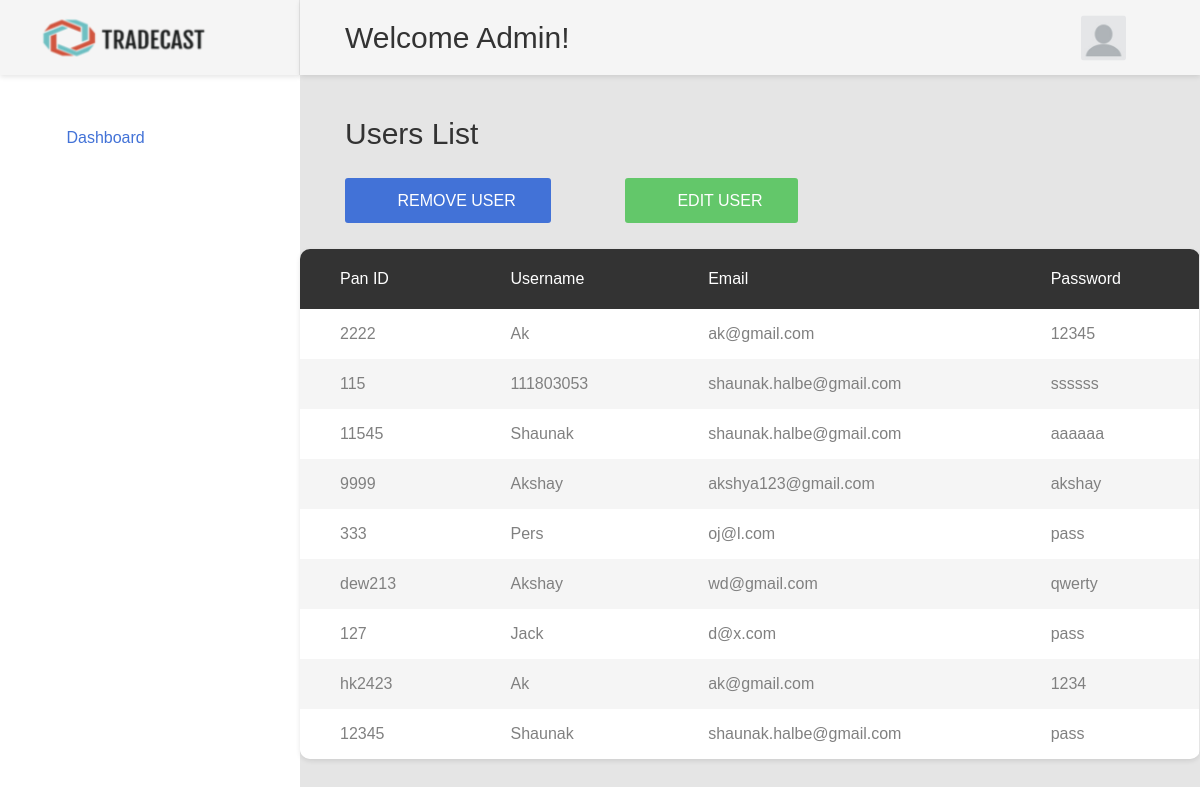
/indexAdmin.html, run on the app's committed database.
### models.py (models this page shows, shortened)
class Investor(db.Model):
    panid = db.Column(db.String(10), primary_key=True)
    username = db.Column(db.String(20))
    email = db.Column(db.String(30))
    password = db.Column(db.String(15))

### app.py (the view, shortened to what this page needs)
@app.route("/indexAdmin.html", methods=["GET", "POST"])
def dashboard_Admin():
    users = Investor.query.all()
    form = deleteUserForm()
    form1 = UserEditForm()
    return render_template("indexAdmin.html", users=users, form=form, form1=form1)

### templates/indexAdmin.html (shortened to what this page needs)
<!DOCTYPE html>
<html lang="en">
<head>
    <link href="static/css/font-face.css" rel="stylesheet" media="all">
    <link href="static/vendor/font-awesome-4.7/css/font-awesome.min.css" rel="stylesheet" media="all">
    <link href="static/vendor/font-awesome-5/css/fontawesome-all.min.css" rel="stylesheet" media="all">
    <link href="static/vendor/mdi-font/css/material-design-iconic-font.min.css" rel="stylesheet" media="all">
    <link href="static/vendor/bootstrap-4.1/bootstrap.min.css" rel="stylesheet" media="all">
    <link href="static/vendor/animsition/animsition.min.css" rel="stylesheet" media="all">
    <link href="static/vendor/bootstrap-progressbar/bootstrap-progressbar-3.3.4.min.css" rel="stylesheet" media="all">
    <link href="static/vendor/wow/animate.css" rel="stylesheet" media="all">
    <link href="static/vendor/css-hamburgers/hamburgers.min.css" rel="stylesheet" media="all">
    <link href="static/vendor/slick/slick.css" rel="stylesheet" media="all">
    <link href="static/vendor/select2/select2.min.css" rel="stylesheet" media="all">
    <link href="static/vendor/perfect-scrollbar/perfect-scrollbar.css" rel="stylesheet" media="all">
    <link href="static/css/theme.css" rel="stylesheet" media="all">
</head>
<body class="animsition">
    <div class="page-wrapper">
        <aside class="menu-sidebar d-none d-lg-block">
            <div class="logo">
                <a href="#">
                    <img src="static/images/icon/logo.png" alt="TradeCast" />
                </a>
            </div>
            <div class="menu-sidebar__content js-scrollbar1">
                <nav class="navbar-sidebar">
                    <ul class="list-unstyled navbar__list">
                        <li class="active has-sub">
                            <a class="js-arrow" href="#">
                                <i class="fas fa-tachometer-alt"></i>Dashboard</a>
                        </li>
                    </ul>
                </nav>
            </div>
        </aside>
        <div class="page-container">
            <header class="header-desktop">
                <div class="section__content section__content--p30">
                    <div class="container-fluid">
                        <div class="header-wrap">
                            <h2 class="title-1">Welcome Admin!</h2>
                            <div class="header-button">
                                <div class="account-wrap">
                                    <div class="account-item clearfix js-item-menu">
                                        <div class="image">
                                            <img src="static/images/icon/avatar-01.jpg" alt="John Doe" />
                                        </div>
                                        <div class="content">
                                            <a class="js-acc-btn" href="#">{{session.username}}</a>
                                        </div>
                                    </div>
                                </div>
                            </div>
                        </div>
                    </div>
                </div>
            </header>
            <div class="main-content">
                <div class="section__content section__content--p30">
                    <div class="container-fluid">
                        <div class="row">
                            <div class="col-md-12">
                                <div class="overview-wrap">
                                    <h2 class="title-1">Users List</h2>
                                </div>
                            </div>
                        </div>
                        <br>
                        <div class = "row">
                            <div class="col-lg-4" >
                                <button class="au-btn au-btn-icon au-btn--blue" onclick="openForm()">
                                    <i class="zmdi zmdi-plus"></i>Remove User</button>
                            </div>
                            <div class="col-lg-4" >
                                <button class="au-btn au-btn-icon au-btn--green" onclick="openForm1()">
                                    <i class="zmdi zmdi-plus"></i>Edit User</button>
                                </div>
                        </div>
                    </div>
                    </div>
                    <br>
                    <div class="row">
                        <div class="col-lg-12">
                            <div class="table-responsive table--no-card m-b-40">
                                <table class="table table-borderless table-striped table-earning">
                                    <thead>
                                        <tr>
                                            <th>Pan ID</th>
                                            <th>Username</th>
                                            <th>Email</th>
                                            <th>Password</th>
                                        </tr>
                                    </thead>
                                    <tbody>
                                        {% for item in users %}
                                        <tr>
                                            <td>{{item.panid}}</td>
                                            <td>{{item.username}}</td>
                                            <td>{{item.email}}</td>
                                            <td>{{item.password}}</td>
                                        </tr>
                                        {% endfor %}
                                    </tbody>
                                </table>
                            </div>
                        </div>
                     </div>
                </div>
            </div>
        </div>
</body>
</html>

### templates/indexAdmin.html (style rules this page uses)
body { font-family: Arial, Helvetica, sans-serif; }
* { box-sizing: border-box; }

### data on the page
Investor: panid "2222", username "Ak", email "ak@gmail.com", password "12345"
Investor: panid "115", username "111803053", email "shaunak.halbe@gmail.com", password "ssssss"
Investor: panid "11545", username "Shaunak", email "shaunak.halbe@gmail.com", password "aaaaaa"
Investor: panid "9999", username "Akshay", email "akshya123@gmail.com", password "akshay"
Investor: panid "333", username "Pers", email "oj@l.com", password "pass"
Investor: panid "dew213", username "Akshay", email "wd@gmail.com", password "qwerty"
Investor: panid "127", username "Jack", email "d@x.com", password "pass"
Investor: panid "hk2423", username "Ak", email "ak@gmail.com", password "1234"
Investor: panid "12345", username "Shaunak", email "shaunak.halbe@gmail.com", password "pass"
